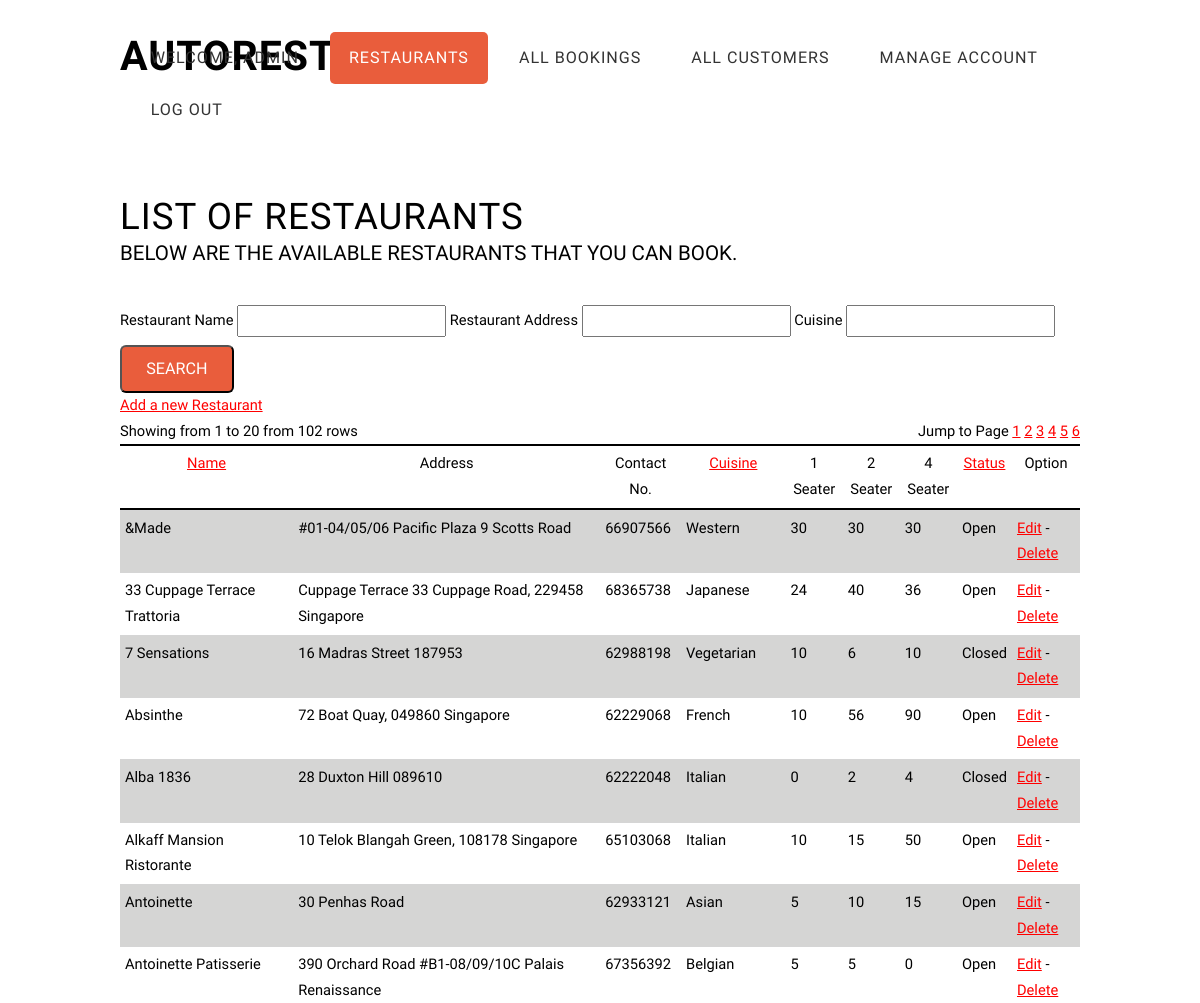
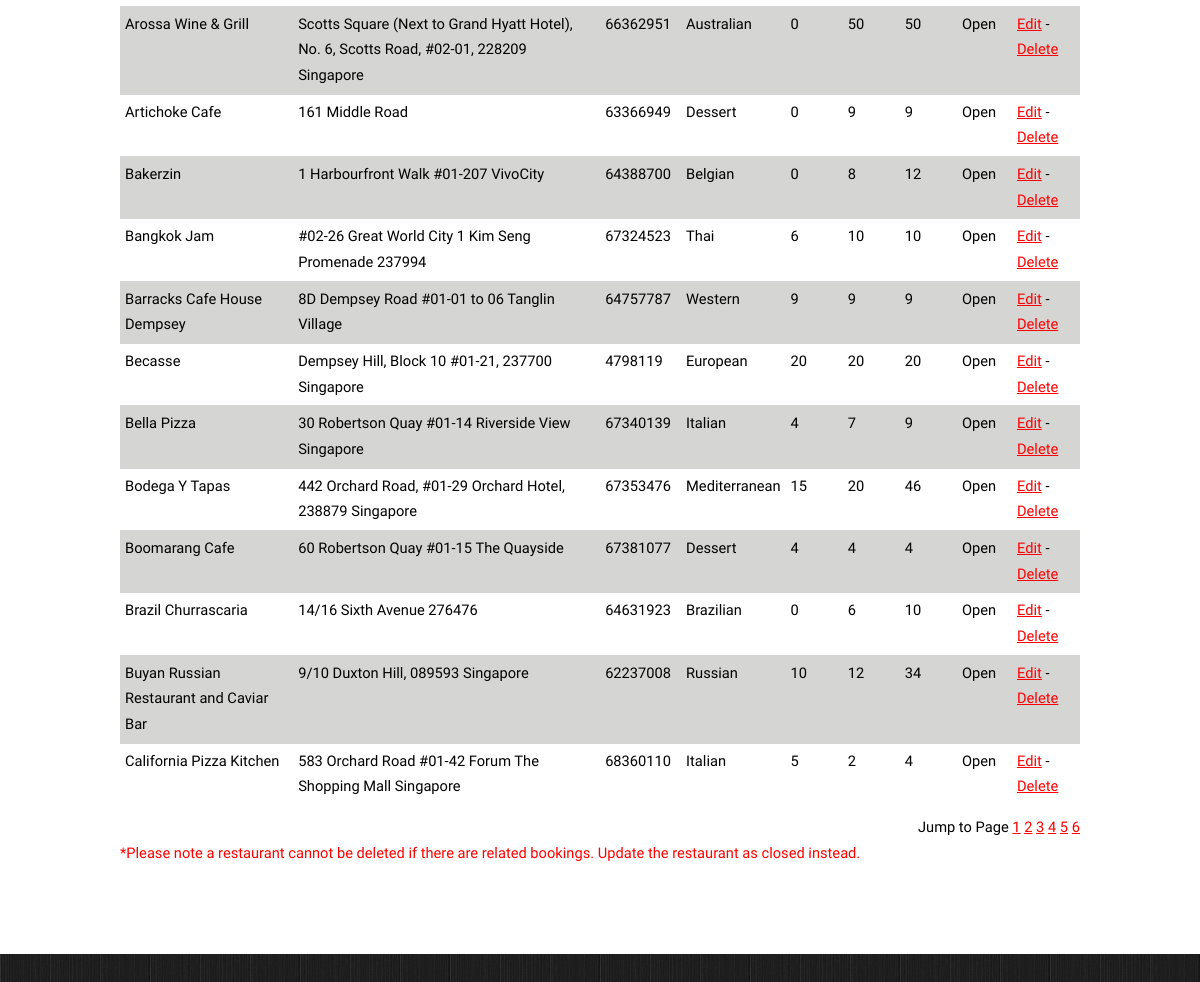
The app's page /index.php (signed in) with its own data (2 pictures, top to bottom).
### tables this page shows
CREATE TABLE IF NOT EXISTS `customer` (
  `name` varchar(256) NOT NULL,
  `email` varchar(256) DEFAULT NULL,
  `ic_no` char(20) NOT NULL,
  `contact_no` char(10) DEFAULT NULL,
  `active` tinyint(1) NOT NULL DEFAULT '1',
  `password` varchar(256) DEFAULT NULL,
  `isAdmin` tinyint(1) NOT NULL DEFAULT '0',
  PRIMARY KEY (`ic_no`)
);

CREATE TABLE IF NOT EXISTS `restaurant` (
  `restaurant_name` varchar(256) NOT NULL,
  `address` varchar(256) NOT NULL,
  `contact_no` char(10) NOT NULL,
  `cuisine` char(255) DEFAULT NULL,
  `total1seaters` int(11) NOT NULL DEFAULT '0',
  `total2seaters` int(11) NOT NULL DEFAULT '0',
  `total4seaters` int(11) NOT NULL DEFAULT '0',
  `open` tinyint(1) NOT NULL DEFAULT '1',
  PRIMARY KEY (`contact_no`)
);

### constant.php (called while the page is built, shortened)
<?php
    $rows_each_page = 20;
    $db_location = "localhost";
    $db_name = "autoresto";
    $db_username = "root";
    $db_password = "";
    $customer_name = "name";
    $customer_ic_no = "ic_no";
    $customer_is_admin = "isAdmin";
    $restaurant_name = "restaurant_name";
    $restaurant_address = "address";
    $restaurant_cuisine = "cuisine";
?>

### customer.php (called while the page is built, shortened)
<?php
	Class Customer
	{
            private static $dbOperation;
            public function Customer()
            {
                self::$dbOperation = new DBOperation("customer");
            }
            public static function isAdmin($ic_no){
                global $customer_ic_no;
                global $empty_string;
                global $customer_is_admin;
                $arrQuery[$customer_ic_no] = $ic_no;
                $rows = self::$dbOperation->get($arrQuery,$empty_string);
                $totalRows = count($rows);
                if ($totalRows == 1){
                    $cust = $rows[0];
                    if($cust[$customer_is_admin] == true){
                        return true;
                    }
                }
                return false;
            }
            public static function getCustomerName($ic_number) {
                global $customer_name;
                global $customer_ic_no;
                $cond = array();
                $cond[$customer_ic_no] = $ic_number;
                $result = self::$dbOperation->get($cond);
                $row = $result[0];
                return $row[$customer_name];
            }
	};
?>

### dboperation.php (called while the page is built, shortened)
<?php
	Class DBOperation
	{
		private $tableName;
		private static $dbHandler;
		public function DBOperation($tableName)
		{
			$this->tableName = $tableName;
			self::$dbHandler = new DBHandler();
		}
                private function commandiseCondition($condition)
                {
                    $conditionCommand = "";
                    foreach ($condition as $key => $value)
                    {
                        $conditionCommand = $conditionCommand.$key." = \"".$value."\"";
                    }
                    return $conditionCommand;
                }
                private function commandiseSearchCondition($condition)
                {
                    $conditionCommand = "";
                    foreach ($condition as $key => $value)
                    {
                        if ($conditionCommand != "")
                        {
                            $conditionCommand = $conditionCommand." AND ";
                        }
                        $conditionCommand = $conditionCommand.$key." like \"%".$value."%\"";
                    }
                    return $conditionCommand;
                }
                public function get($conditions,$sortBy = "")
		{
                    $conditionCommand = $this->commandiseCondition($conditions);
                    $query = "SELECT * FROM ".$this->tableName;
                    if ($conditionCommand != "")
                    {
                        $query = $query." WHERE ".$conditionCommand;
                    }
                    return self::$dbHandler->getQuery($query);
		}
                public function getSearch($searchConditions,$sortBy)
		{
                    $query = "SELECT * FROM ".$this->tableName;
                    $conditionSearchCommand = $this->commandiseSearchCondition($searchConditions);
                    if ($conditionSearchCommand != "")
                    {
                        $query = $query." WHERE ".$conditionSearchCommand;
                    }
                    if ($sortBy != "")
                    {
                        $query = $query." ORDER BY ".$sortBy;
                    }
                    return self::$dbHandler->getQuery($query);
		}
	};
?>

### dbhandler.php (called while the page is built, shortened)
<?php
    Class DBHandler
    {
        private $con;
        public function DBHandler()
	{
            global $db_location;
            global $db_name;
            global $db_password;
            global $db_username;
            $this->con = mysqli_connect($db_location,$db_username,$db_password,$db_name);
	}
	public function getQuery($query)
	{
            $result = mysqli_query($this->con,$query);
            $data = array();
            $i = 0;
            while ($data[$i++] = mysqli_fetch_array($result));
            unset($data[count($data)-1]);
            return $data;
	}
    };
?>

### eventhandler.php (called while the page is built, shortened)
<?php
    Class EventHandler
    {
        public function getListOfRestaurants($keyword_name,$keyword_address,$keyword_cuisine,$sortedKey)
        {
            global $empty_string;
            global $restaurant_name;
            if ($sortedKey == $empty_string){
                return Restaurant::listOfRestaurantsSearch($keyword_name,$keyword_address,$keyword_cuisine,$restaurant_name);
            }
            else{
                return Restaurant::listOfRestaurantsSearch($keyword_name,$keyword_address,$keyword_cuisine,$sortedKey);
            }
        }
        public function getCustomerName($ic_number)
        {
            return Customer::getCustomerName($ic_number);
        }
        public function isAdmin($ic_no)
        {
            return Customer::isAdmin($ic_no);
        }
    };
?>

### restaurant.php (called while the page is built, shortened)
<?php
    include "constant.php";
    Class Restaurant
    {
        private static $dbOperation;
        public function Restaurant()
        {
            self::$dbOperation = new DBOperation("restaurant");
        }
        public static function listOfRestaurantsSearch($keyword_name,$keyword_address,$keyword_cuisine,$orderBy)
        {
            global $restaurant_name;
            global $restaurant_address;
            global $restaurant_cuisine;
            $arrQuery[$restaurant_name] = trim($keyword_name);
            $arrQuery[$restaurant_address] = trim($keyword_address);
            $arrQuery[$restaurant_cuisine] = trim($keyword_cuisine);
            return self::$dbOperation->getSearch($arrQuery,$orderBy);
        }
    };
?>

### index.php (the view, shortened to what this page needs)
<html>
<head>
    <?php
    include "htmlHeader.php";
    ?>
</head>
<body class="homepage">
    <?php
        include "headerPage.php";
    ?>
        <div id="page">
            <div class="container">
                <div class="row">
                    <div class="15u">
                        <section>
                            <header>
                                <h2>List of Restaurants</h2>
                                <span class="byline">Below are the available restaurants that you can book.</span>
                            </header>
                            <?php
                                $page = 0;
                                if(isset($_GET["order_by"])){
                                    if (!isset($_POST["filter"]) && isset($_SESSION["post_data"])) {
                                        $_POST = $_SESSION["post_data"];
                                    }
                                    $order_by = $_GET["order_by"];
                                }
                                else{
                                   $order_by = "";
                                }
                                $rows = $eventHandler->getListOfRestaurants("","","",$order_by);
                            ?>
                            <div>
                                <form id="filtering" method="post">
                                    Restaurant Name <input name="restaurant_name" id="restaurant_name" type="text" value=""/>
                                    Restaurant Address <input name="restaurant_address" id="restaurant_address" type="text" value=""/>
                                    Cuisine <input name="restaurant_cuisine" id="restaurant_cuisine" type="text" value=""/>
                                    <input type="submit" name="search" id="search" class="button" value="Search"/>
                                </form>
                                <?php
                                    if ($isAdmin)
                                    {
                                        echo "<a href=\"restaurant_edit.php?page_mode=add\">Add a new Restaurant</a>";
                                    }
                                ?>
                            </div>
                            <div class="page_button"></div>
                            <form name="table">
                                <table>
                                    <tr>
                                        <th><a href="?order_by=restaurant_name"> Name </a></th>
                                        <th> Address </th>
                                        <th> Contact No. </th>
                                        <th><a href="?order_by=cuisine"> Cuisine </a></th>
                                        <th> 1 Seater </th>
                                        <th> 2 Seater </th>
                                        <th> 4 Seater </th>
                                        <th><a href="?order_by=open"> Status </a></th>
                                        <th> Option </th>
                                    </tr>
                                    <?php
                                        global $rows_each_page;
                                        if (sizeof($rows) > 0){
                                            $numPages = ceil(sizeof($rows) / $rows_each_page);
                                            $page = min($page,$numPages - 1);
                                            $firstRow = $page * $rows_each_page;
                                            $lastRow = min(($page+1) * $rows_each_page,sizeof($rows)) - 1;
                                            for ($i = $firstRow; $i <= $lastRow; ++$i){
                                                $row = $rows[$i];
                                            ?>
                                                <tr>
                                                    <td> <?= $row['restaurant_name'] ?> </td>
                                                    <td> <?= $row['address'] ?> </td>
                                                    <td> <?= $row['contact_no'] ?> </td>
                                                    <td> <?= $row['cuisine'] ?> </td>
                                                    <td> <?= $row['total1seaters'] ?> </td>
                                                    <td> <?= $row['total2seaters'] ?> </td>
                                                    <td> <?= $row['total4seaters'] ?> </td>
                                                    <td> <?= $row['open']?"Open":"Closed" ?> </td>
                                                    <td>
                                                    <?php
                                                        $restaurant = $row['contact_no'];
                                                        $bookLink = "<a href=\"booking_new.php?contact_no=$restaurant&page_mode=add\">Book</a>";
                                                        $editLink = "<a href=\"restaurant_edit.php?contact_no=$restaurant&page_mode=edit\">Edit</a>";
                                                        $deleteLink = "<a href=\"restaurant_delete.php?contact_no=$restaurant\">Delete</a>";
                                                        $url = "";
                                                        if ($row["open"] && !$isAdmin)
                                                        {
                                                            $url .= $bookLink;
                                                        } else if ($isAdmin)
                                                        {
                                                            $url = $editLink." - ".$deleteLink;
                                                        }
                                                        echo $url;
                                                    ?>
                                                    </td>
                                                </tr>
                                            <?php
                                            }
                                        } else {
                                            echo "<tr><td colspan='9'>There are no bookings to display.</td></tr>";
                                        }
                                    ?>
                                </table>
                            </form>
                            <div class="page_button"></div>
                        </section>
                    </div>
                    <?php
                    if  ($isAdmin){ ?>
                    <a> *Please note a restaurant cannot be deleted if there are related bookings. Update the restaurant as closed instead. </a>
                    <?php } ?>
                </div>
            </div>
    </div>
</body>
</html>

### headerPage.php
<div id="header">
        <div class="container">
            <div id="logo">
                <h1><a href="./">AutoResto</a></h1>
            </div>
            <nav id="nav">
                <ul>
                    <li class="name"><a>Welcome,
                    <?php
                        echo $eventHandler->getCustomerName($ic_number);
                    ?>
                        </a></li>
                    <li class="index"><a href="./">Restaurants</a></li>
                    <?php
                        if ($isAdmin) {
                            echo "<li class=\"booking_list\"><a href=\"booking_list_admin.php\">All Bookings</a></li>";
                            echo "<li class=\"all_customers\"><a href=\"customer_list_admin.php\">All Customers</a></li>";
                        }
                        else {
                            echo "<li class=\"booking_list\"><a href=\"booking_list.php\">My Bookings</a></li>";
                        }
                    ?>
                    <li class="manage_account"><a href="manage_account.php">Manage Account</a></li>
                    <li class="logout"><a href="login.php">Log Out</a></li>
                </ul>
            </nav>
        </div>
</div>

### records on screen
customer: name "ADMIN"
restaurant: restaurant_name "&Made", address "#01-04/05/06 Pacific Plaza 9 Scotts Road", contact_no "66907566", cuisine "Western", total1seaters "30", total2seaters "30", total4seaters "30", open "Open", url "-"
restaurant: restaurant_name "33 Cuppage Terrace Trattoria", address "Cuppage Terrace 33 Cuppage Road, 229458 Singapore", contact_no "68365738", cuisine "Japanese", total1seaters "24", total2seaters "40", total4seaters "36", open "Open", url "-"
restaurant: restaurant_name "7 Sensations", address "16 Madras Street 187953", contact_no "62988198", cuisine "Vegetarian", total1seaters "10", total2seaters "6", total4seaters "10", open "Closed", url "-"
restaurant: restaurant_name "Absinthe", address "72 Boat Quay, 049860 Singapore", contact_no "62229068", cuisine "French", total1seaters "10", total2seaters "56", total4seaters "90", open "Open", url "-"
restaurant: restaurant_name "Alba 1836", address "28 Duxton Hill 089610", contact_no "62222048", cuisine "Italian", total1seaters "0", total2seaters "2", total4seaters "4", open "Closed", url "-"
restaurant: restaurant_name "Alkaff Mansion Ristorante", address "10 Telok Blangah Green, 108178 Singapore", contact_no "65103068", cuisine "Italian", total1seaters "10", total2seaters "15", total4seaters "50", open "Open", url "-"
restaurant: restaurant_name "Antoinette", address "30 Penhas Road", contact_no "62933121", cuisine "Asian", total1seaters "5", total2seaters "10", total4seaters "15", open "Open", url "-"
restaurant: restaurant_name "Antoinette Patisserie", address "390 Orchard Road #B1-08/09/10C Palais Renaissance", contact_no "67356392", cuisine "Belgian", total1seaters "5", total2seaters "5", total4seaters "0", open "Open", url "-"
restaurant: restaurant_name "Arossa Wine & Grill", address "Scotts Square (Next to Grand Hyatt Hotel), No. 6, Scotts Road, #02-01, 228209 Singapore", contact_no "66362951", cuisine "Australian", total1seaters "0", total2seaters "50", total4seaters "50", open "Open", url "-"
restaurant: restaurant_name "Artichoke Cafe", address "161 Middle Road", contact_no "63366949", cuisine "Dessert", total1seaters "0", total2seaters "9", total4seaters "9", open "Open", url "-"
restaurant: restaurant_name "Bakerzin", address "1 Harbourfront Walk #01-207 VivoCity", contact_no "64388700", cuisine "Belgian", total1seaters "0", total2seaters "8", total4seaters "12", open "Open", url "-"
restaurant: restaurant_name "Bangkok Jam", address "#02-26 Great World City 1 Kim Seng Promenade 237994", contact_no "67324523", cuisine "Thai", total1seaters "6", total2seaters "10", total4seaters "10", open "Open", url "-"
restaurant: restaurant_name "Barracks Cafe House Dempsey", address "8D Dempsey Road #01-01 to 06 Tanglin Village", contact_no "64757787", cuisine "Western", total1seaters "9", total2seaters "9", total4seaters "9", open "Open", url "-"
restaurant: restaurant_name "Becasse", address "Dempsey Hill, Block 10 #01-21, 237700 Singapore", contact_no "4798119", cuisine "European", total1seaters "20", total2seaters "20", total4seaters "20", open "Open", url "-"
restaurant: restaurant_name "Bella Pizza", address "30 Robertson Quay #01-14 Riverside View Singapore", contact_no "67340139", cuisine "Italian", total1seaters "4", total2seaters "7", total4seaters "9", open "Open", url "-"
restaurant: restaurant_name "Bodega Y Tapas", address "442 Orchard Road, #01-29 Orchard Hotel, 238879 Singapore", contact_no "67353476", cuisine "Mediterranean", total1seaters "15", total2seaters "20", total4seaters "46", open "Open", url "-"
restaurant: restaurant_name "Boomarang Cafe", address "60 Robertson Quay #01-15 The Quayside", contact_no "67381077", cuisine "Dessert", total1seaters "4", total2seaters "4", total4seaters "4", open "Open", url "-"
restaurant: restaurant_name "Brazil Churrascaria", address "14/16 Sixth Avenue 276476", contact_no "64631923", cuisine "Brazilian", total1seaters "0", total2seaters "6", total4seaters "10", open "Open", url "-"
restaurant: restaurant_name "Buyan Russian Restaurant and Caviar Bar", address "9/10 Duxton Hill, 089593 Singapore", contact_no "62237008", cuisine "Russian", total1seaters "10", total2seaters "12", total4seaters "34", open "Open", url "-"
restaurant: restaurant_name "California Pizza Kitchen", address "583 Orchard Road #01-42 Forum The Shopping Mall Singapore", contact_no "68360110", cuisine "Italian", total1seaters "5", total2seaters "2", total4seaters "4", open "Open", url "-"
